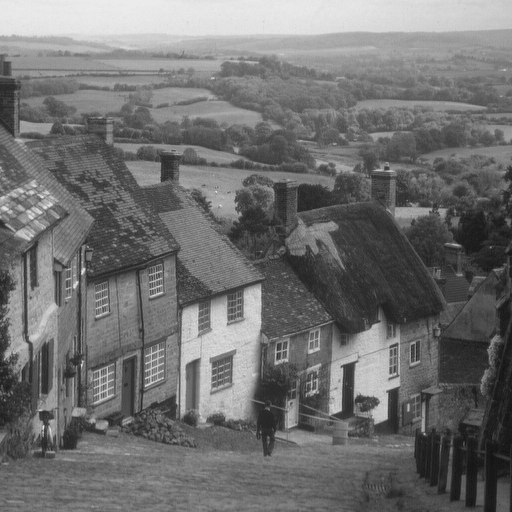
%> input picture DSP-EEE424/dsp_test_image0.gif, 512 x 512 px
$ octave Untitled.m   (GNU Octave 9; MATLAB toolbox functions it lacks are replaced by stand-ins)
%> lines starting %> are read from the running program, lines starting %| are printed output that depends on the picture
close all
clear all
clc

%reading and converting the image
inImage=imread('dsp_test_image0.gif');
%> inImage is the input picture: size 512x512 uint8; min 16, max 235, mean 112.2
inImageD=double(inImage);


% decomposing the image using singular value decomposition
[U,S,V]=svd(inImageD);

% Using different number of singular values (diagonal of S) to compress and
% reconstruct the image
dispEr = [];
numSVals = [];
for N=5:25:300
    % store the singular values in a temporary var
    C = S;

    % discard the diagonal values not required for compression
    C(N+1:end,:)=0;
    C(:,N+1:end)=0;

    % Construct an Image using the selected singular values
    D=U*C*V';


    % display and compute error
    figure;
    buffer = sprintf('Image output using %d singular values', N)
    imshow(uint8(D));
    title(buffer);
    error=sum(sum((inImageD-D).^2));

    % store vals for display
    dispEr = [dispEr; error];
    numSVals = [numSVals; N];
end
%> this loop made 12 passes
%> error on passes 6 to 12: 3700660.7, 2558247.5, 1782117.3, 1242817.1, 867607.6, 594352.3, 397262.7
%> (error, dispEr) on passes 1 to 5: (103649124.7, 103649124.7), (25916385.7, [103649124.7; 25916385.7]), (13806877.7, [103649124.7; 25916385.7; 13806877.7]), (8382890.3, [103649124.7; 25916385.7; 13806877.7; 8382890.3]), (5466798.3, [103649124.7; 25916385.7; 13806877.7; 8382890.3; 5466798.3])
%> pass 1, `imshow(uint8(D));`:
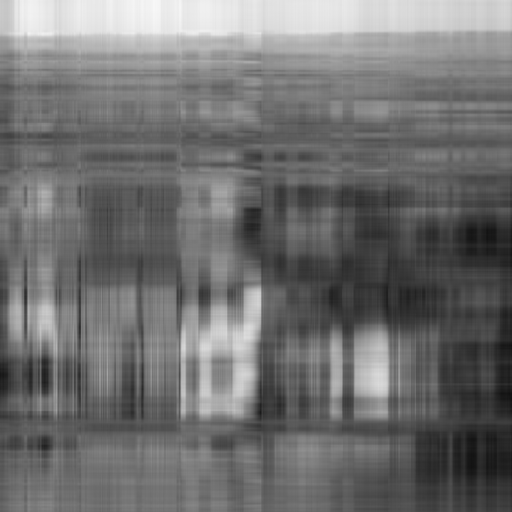
%> displayed picture: size 512x512, on the screen's scale of 0 to 255; min 16, max 247, mean 112.2
%> after the loop, numSVals = [5; 30; 55; 80; 105; 130; 155; 180; 205; 230; 255; 280]

% dislay the error graph
figure;
title('Error in compression');
plot(numSVals, dispEr);
grid on
xlabel('Number of Singular Values used');
ylabel('Error between compress and original image');
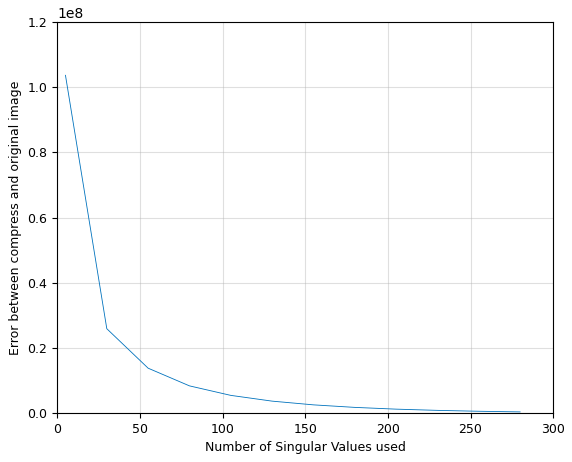
%> figure redrawn from the program's plot data; curve peaks at x = 5, y = 103649124.7
